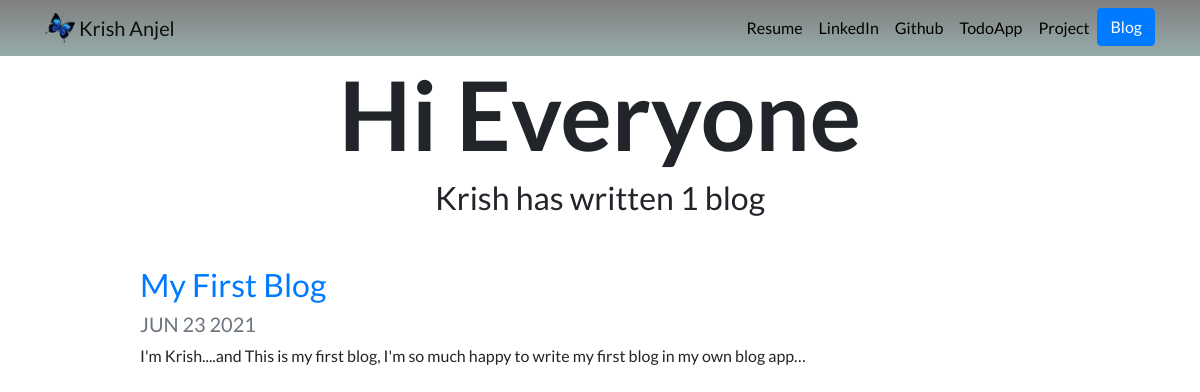
Page /blog/ on the earlier database version.
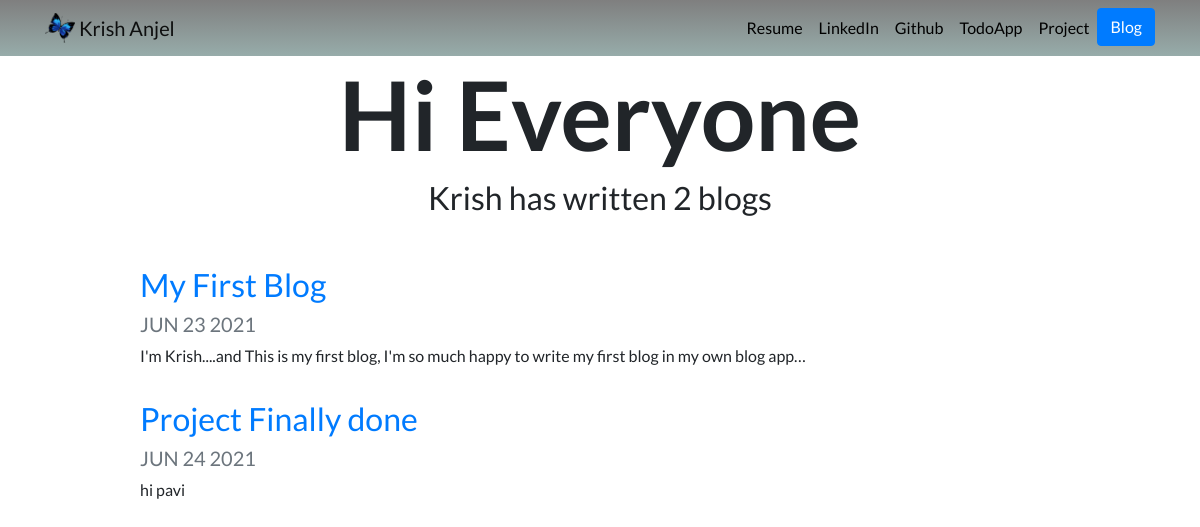
Same page on the later database version.
### blog/models.py (models this page shows, shortened)
class Blog(models.Model):
    title =models.CharField(max_length=200)
    description = models.TextField()
    date = models.DateField()

### blog/views.py (the view)
# urls.py: path('',views.all_blog,name='all_blog'),
def all_blog(request):
    blogs = Blog.objects.all()
    return render(request,'blog/all_blog.html',{'blogs':blogs})

### blog/templates/blog/all_blog.html
{% extends 'portfolio/base.html' %}
{% load static %}
{% block content %}
<h2 id="blogtitle" class="font-weight-bold text-center">Hi Everyone</h2>
<h2 class="text-center mb-5">Krish has written {{blogs.count}} blog{{blogs.count|pluralize}}</h2>
{% for j in blogs %}
<div class="row justify-content-center my-3">
    <div class="col-md-10">
<a href="{% url 'blog:detail' j.id %}"><h2>{{j.title}}</h2></a>
<h5 class="text-muted">{{j.date|date:'M d Y'|upper}}</h5>
<p>{{j.description|striptags|truncatechars:100}}</p>
</div>
</div>
{% endfor %}
 {% endblock %}

Differences in the rows shown:
added Blog: title "Project Finally done", date "JUN 24 2021", description "hi pavi"
Other differences:
{{ blogs.count }}: "1" → "2"
